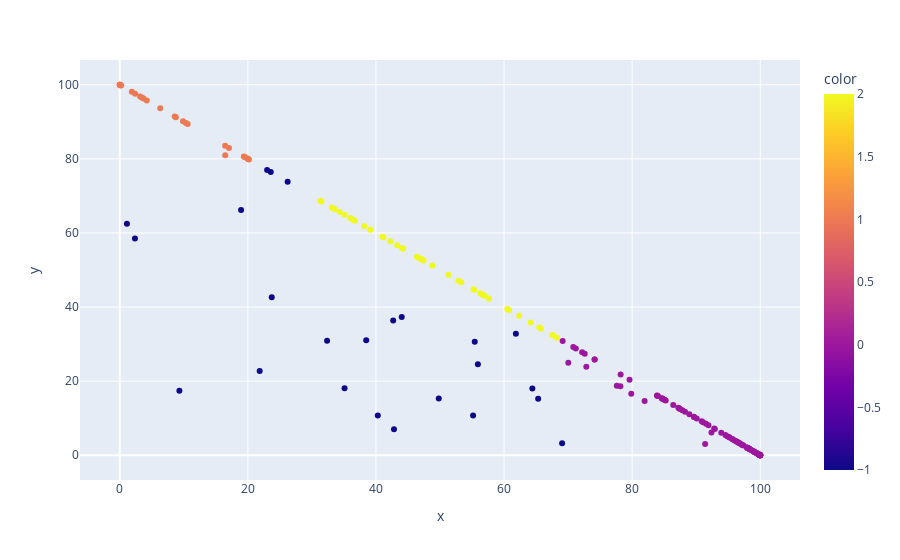

Notebook source saved alongside this figure:
### Code cell
fig = px.scatter(x=df["fossil_share_elec"], y=df["renewables_share_elec"], color=df['cluster4'])
fig.show()

### Figure 1 — Plotly figure (JSON) as saved in the notebook; plotly's stock layout.template omitted (floating-point values rounded to 4 significant figures; data arrays with more than 128 entries replaced by an {"elided": "..."} marker saying what was removed)
{"data": [{"hovertemplate": "x=%{x}<br>y=%{y}<br>color=%{marker.color}<extra></extra>", "legendgroup": "", "marker": {"color": {"elided": "192 int values"}, "coloraxis": "coloraxis", "symbol": "circle"}, "mode": "markers", "name": "", "orientation": "v", "showlegend": false, "type": "scatter", "x": {"elided": "192 float values"}, "xaxis": "x", "y": {"elided": "192 float values"}, "yaxis": "y"}], "layout": {"coloraxis": {"colorbar": {"title": {"text": "color"}}, "colorscale": [[0, "#0d0887"], [0.1111, "#46039f"], [0.2222, "#7201a8"], [0.3333, "#9c179e"], [0.4444, "#bd3786"], [0.5556, "#d8576b"], [0.6667, "#ed7953"], [0.7778, "#fb9f3a"], [0.8889, "#fdca26"], [1, "#f0f921"]]}, "legend": {"tracegroupgap": 0}, "margin": {"t": 60}, "xaxis": {"anchor": "y", "domain": [0, 1], "title": {"text": "x"}}, "yaxis": {"anchor": "x", "domain": [0, 1], "title": {"text": "y"}}}}
